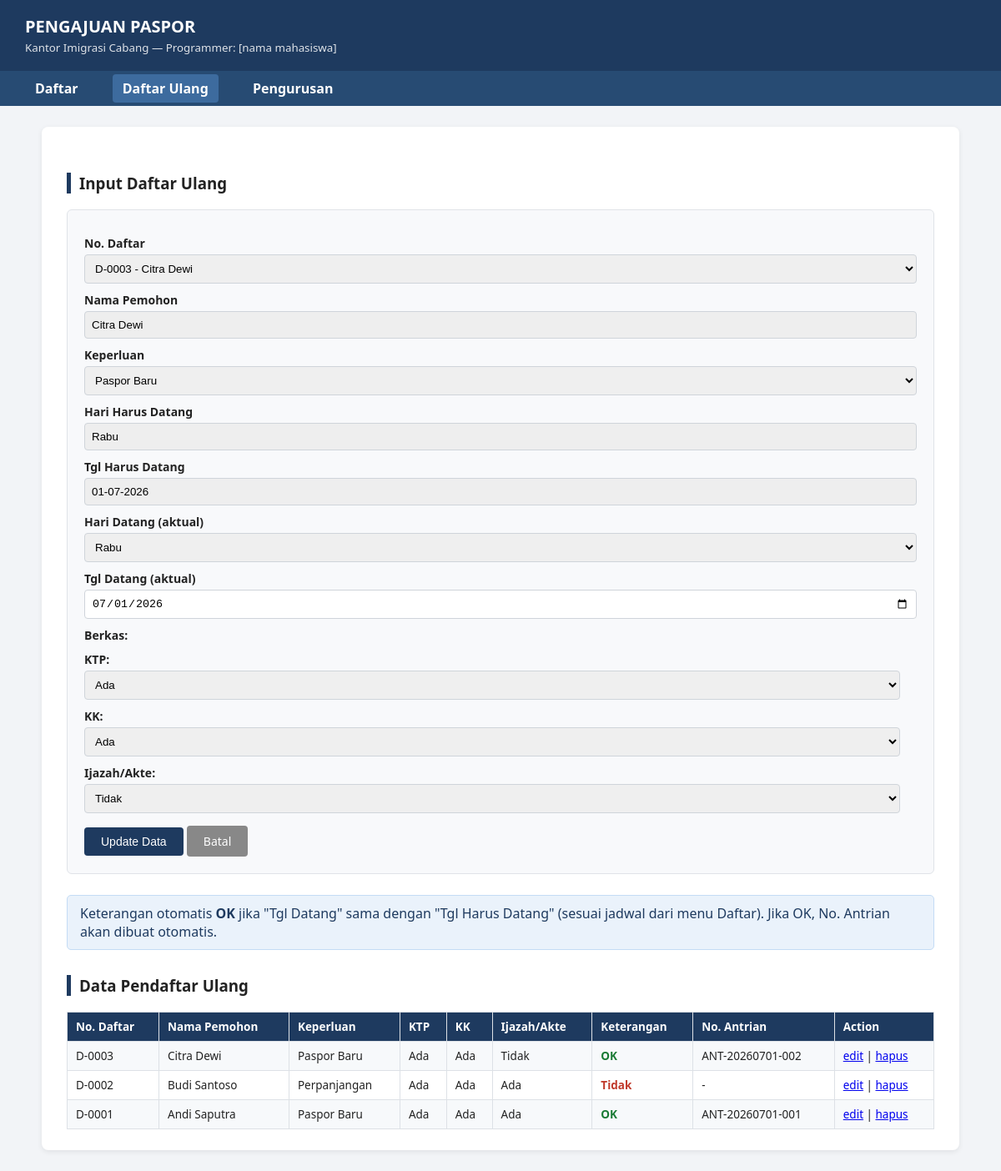
Screenshot of /daftar_ulang.php?edit=3 with the database file from the repository.
### tables this page shows
CREATE TABLE daftar_ulang (
    no_daftar_ulang   INT AUTO_INCREMENT PRIMARY KEY,
    no_daftar         INT NOT NULL,
    nama_pemohon      VARCHAR(100) NOT NULL,
    keperluan         VARCHAR(50) NOT NULL,
    ktp               ENUM('Ada','Tidak') NOT NULL,
    kk                ENUM('Ada','Tidak') NOT NULL,
    ijazah_akte       ENUM('Ada','Tidak') NOT NULL,
    hari_harus_datang VARCHAR(20) NOT NULL,
    tgl_harus_datang  DATE NOT NULL,
    hari_datang       VARCHAR(20) NOT NULL,
    tgl_datang        DATE NOT NULL,
    keterangan        ENUM('OK','Tidak') NOT NULL,
    no_antrian        VARCHAR(30) DEFAULT NULL,
    FOREIGN KEY (no_daftar) REFERENCES pendaftar(no_daftar) ON DELETE CASCADE
);

### daftar_ulang.php (the view, shortened to what this page needs)
<?php
require_once "functions.php";
$editData = null;
if (isset($_GET['edit'])) {
    $id = (int) $_GET['edit'];
    $res = mysqli_query($conn, "SELECT * FROM daftar_ulang WHERE no_daftar_ulang = $id");
    $editData = mysqli_fetch_assoc($res);
}
require_once "header.php";
$listPendaftar = mysqli_query($conn, "SELECT * FROM pendaftar ORDER BY no_daftar DESC");
?>
<h3 class="section-title">Input Daftar Ulang</h3>
<form class="form-box" method="POST" action="daftar_ulang.php" id="formDaftarUlang">
    <label>No. Daftar</label>
    <select name="no_daftar" id="no_daftar" required onchange="isiOtomatis()">
        <?php
        mysqli_data_seek($listPendaftar, 0);
        while ($p = mysqli_fetch_assoc($listPendaftar)) {
            $selected = ($editData && $editData['no_daftar'] == $p['no_daftar']) ? 'selected' : '';
            echo "<option value='{$p['no_daftar']}' data-nama='" . htmlspecialchars($p['nama_pemohon']) . "' data-hari='{$p['hari']}' data-tanggal='{$p['tanggal']}' $selected>D-" . str_pad($p['no_daftar'], 4, '0', STR_PAD_LEFT) . " - " . htmlspecialchars($p['nama_pemohon']) . "</option>";
        }
        ?>
    </select>
    <label>Nama Pemohon</label>
    <input type="text" id="nama_pemohon" readonly value="<?php echo htmlspecialchars($editData['nama_pemohon'] ?? ''); ?>">
    <label>Keperluan</label>
    <select name="keperluan" required>
        <?php foreach (["Paspor Baru", "Perpanjangan", "Penggantian"] as $opt): ?>
            <option value="<?php echo $opt; ?>" <?php echo (($editData['keperluan'] ?? '') === $opt) ? 'selected' : ''; ?>><?php echo $opt; ?></option>
        <?php endforeach; ?>
    </select>
    <label>Hari Harus Datang</label>
    <input type="text" id="hari_harus_datang" readonly value="<?php echo $editData['hari_harus_datang'] ?? ''; ?>">
    <label>Tgl Harus Datang</label>
    <input type="text" id="tgl_harus_datang" readonly value="<?php echo isset($editData['tgl_harus_datang']) ? date('d-m-Y', strtotime($editData['tgl_harus_datang'])) : ''; ?>">
    <label>Hari Datang (aktual)</label>
    <select name="hari_datang" required>
        <?php foreach (["Senin","Selasa","Rabu","Kamis","Jumat","Sabtu","Minggu"] as $h): ?>
            <option value="<?php echo $h; ?>" <?php echo (($editData['hari_datang'] ?? '') === $h) ? 'selected' : ''; ?>><?php echo $h; ?></option>
        <?php endforeach; ?>
    </select>
    <label>Tgl Datang (aktual)</label>
    <input type="date" name="tgl_datang" required value="<?php echo $editData['tgl_datang'] ?? date('Y-m-d'); ?>">
    <div class="checkbox-row">
        <label>Berkas:</label>
        <label>KTP:
            <select name="ktp">
                <option value="Ada" <?php echo (($editData['ktp'] ?? '') === 'Ada') ? 'selected' : ''; ?>>Ada</option>
            </select>
        </label>
        <label>KK:
            <select name="kk">
                <option value="Ada" <?php echo (($editData['kk'] ?? '') === 'Ada') ? 'selected' : ''; ?>>Ada</option>
            </select>
        </label>
        <label>Ijazah/Akte:
            <select name="ijazah_akte">
                <option value="Tidak" <?php echo (($editData['ijazah_akte'] ?? '') === 'Tidak') ? 'selected' : ''; ?>>Tidak</option>
            </select>
        </label>
    </div>
    <button type="submit" class="btn"><?php echo $editData ? 'Update Data' : 'Simpan'; ?></button>
    <?php if ($editData): ?>
        <a href="daftar_ulang.php" class="btn btn-secondary">Batal</a>
    <?php endif; ?>
</form>
<div class="alert alert-info">
    Keterangan otomatis <strong>OK</strong> jika "Tgl Datang" sama dengan "Tgl Harus Datang" (sesuai jadwal dari menu Daftar). Jika OK, No. Antrian akan dibuat otomatis.
</div>
<h3 class="section-title">Data Pendaftar Ulang</h3>
<table>
    <tr>
        <th>No. Daftar</th>
        <th>Nama Pemohon</th>
        <th>Keperluan</th>
        <th>KTP</th>
        <th>KK</th>
        <th>Ijazah/Akte</th>
        <th>Keterangan</th>
        <th>No. Antrian</th>
        <th>Action</th>
    </tr>
    <?php
    $res = mysqli_query($conn, "SELECT * FROM daftar_ulang ORDER BY no_daftar_ulang DESC");
    while ($row = mysqli_fetch_assoc($res)) {
        $ketClass = $row['keterangan'] === 'OK' ? 'badge-ok' : 'badge-no';
        echo "<tr>";
        echo "<td>D-" . str_pad($row['no_daftar'], 4, '0', STR_PAD_LEFT) . "</td>";
        echo "<td>" . htmlspecialchars($row['nama_pemohon']) . "</td>";
        echo "<td>" . $row['keperluan'] . "</td>";
        echo "<td>" . $row['ktp'] . "</td>";
        echo "<td>" . $row['kk'] . "</td>";
        echo "<td>" . $row['ijazah_akte'] . "</td>";
        echo "<td class='$ketClass'>" . $row['keterangan'] . "</td>";
        echo "<td>" . ($row['no_antrian'] ?? '-') . "</td>";
        echo "<td>
                <a href='daftar_ulang.php?edit={$row['no_daftar_ulang']}'>edit</a> |
                <a href='daftar_ulang.php?hapus={$row['no_daftar_ulang']}' onclick=\"return confirm('Hapus data ini?')\">hapus</a>
              </td>";
        echo "</tr>";
    }
    ?>
</table>
<?php require_once "footer.php"; ?>

### style.css (style rules this page uses)
* { box-sizing: border-box; }
body { font-family: "Segoe UI", Arial, sans-serif; background: #f2f4f7; margin: 0; padding: 0; color: #222; }
h3.section-title { border-left: 5px solid #1e3a5f; padding-left: 10px; margin-top: 30px; }
form.form-box { background: #f8f9fb; border: 1px solid #e0e3e8; padding: 20px; border-radius: 6px; margin-bottom: 25px; }
form.form-box label { display: block; margin-top: 10px; font-weight: 600; font-size: 14px; }
form.form-box input[type=text], form.form-box input[type=date], form.form-box input[type=number], form.form-box select { width: 100%; padding: 8px; margin-top: 4px; border: 1px solid #cfd4da; border-radius: 4px; }
form.form-box input[readonly] { background: #eee; }
.checkbox-row { margin-top: 8px; }
.checkbox-row label { display: inline-block; font-weight: 500; margin-right: 20px; }
.btn { display: inline-block; background: #1e3a5f; color: #fff; border: none; padding: 9px 20px; border-radius: 4px; cursor: pointer; margin-top: 15px; font-size: 14px; text-decoration: none; }
.btn-secondary { background: #888; }
table { width: 100%; border-collapse: collapse; margin-top: 10px; font-size: 13.5px; }
table th, table td { border: 1px solid #dde1e6; padding: 8px 10px; text-align: left; }
table th { background: #1e3a5f; color: #fff; }
table tr:nth-child(even) { background: #f7f9fb; }
.badge-ok { color: #1a7a34; font-weight: 700; }
.badge-no { color: #c0392b; font-weight: 700; }
.alert { padding: 10px 15px; border-radius: 5px; margin-bottom: 15px; }
.alert-info { background: #eaf2fb; color: #1e3a5f; border: 1px solid #c4dcf5; }

### rows the page displays
daftar_ulang: nama_pemohon "Citra Dewi", keperluan "Paspor Baru", hari_harus_datang "Rabu", tgl_harus_datang "01-07-2026", hari_datang "Rabu", tgl_datang "07/01/2026", ktp "Ada", kk "Ada", ijazah_akte "Tidak", no_daftar "0003", keterangan "OK", no_antrian "ANT-20260701-002"
daftar_ulang: no_daftar "0002", nama_pemohon "Budi Santoso", keperluan "Perpanjangan", ktp "Ada", kk "Ada", ijazah_akte "Ada", keterangan "Tidak", no_antrian "-"
daftar_ulang: no_daftar "0001", nama_pemohon "Andi Saputra", keperluan "Paspor Baru", ktp "Ada", kk "Ada", ijazah_akte "Ada", keterangan "OK", no_antrian "ANT-20260701-001"
